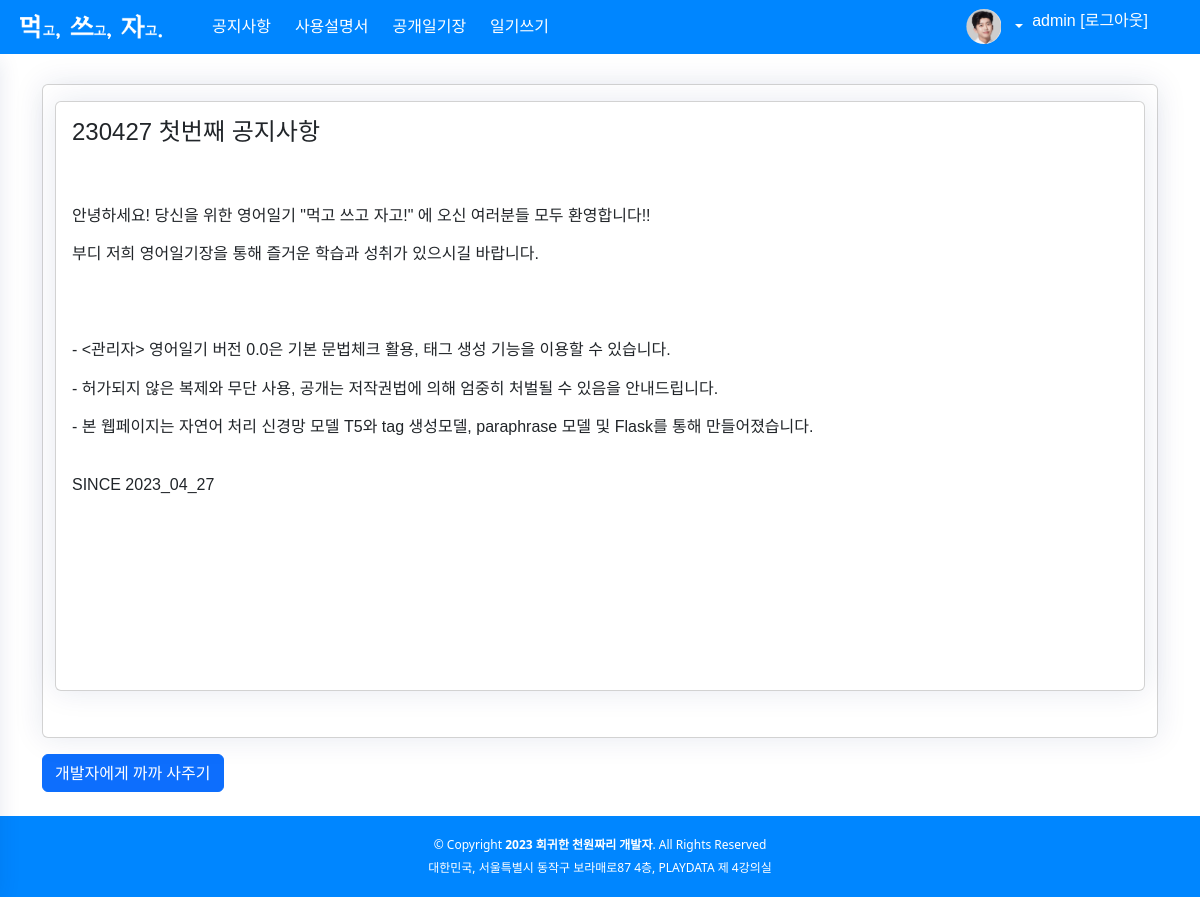
The app's page /notice_list/ (signed in) with its own data.
### pybo/models.py (models this page shows, shortened)
class User(db.Model):
    id = db.Column(db.Integer, primary_key = True)
    username = db.Column(db.String(10), unique=True, nullable = False)
    password = db.Column(db.String(12), nullable=False)
    email = db.Column(db.String(120), unique=True, nullable=False)
    nickname = db.Column(db.String(20), nullable=False)
    name = db.Column(db.String(20), nullable=False)
    dayofbirth = db.Column(db.String(8), nullable=False)
    is_active = db.Column(db.Boolean(), default=True) # is_active 속성

class Notice(db.Model):
    id = db.Column(db.Integer, primary_key=True)
    subject = db.Column(db.String(100), nullable=False)
    content = db.Column(db.Text(), nullable=False)

### pybo/views/notice_views.py (the view)
@bp.route('/notice_list/')
def noticelist():
    notice_list = Notice.query.order_by(Notice.id.desc())
    return render_template('diary/notice_list.html', notice_list=notice_list)

### pybo/views/auth_views.py (called while the page is built)
@bp.before_app_request
def load_logged_in_user():
    user_id = session.get('user_id')
    if user_id is None:
        g.user = None
    else:
        g.user = User.query.get(user_id)

### pybo/templates/diary/notice_list.html (shortened to what this page needs)
{% extends 'base.html' %}
{% block content %}
<main id="main" class="main">
<div class="container my-1 justify-content-end">
  <div class="card mb-3">
    <div class="container my-3">
    {% if notice_list %}
    {% for notice in notice_list %}
  <div>
     <div class="card">
       <h4 class="card-body" style="white-space : pre-line">{{ notice.subject }}</h4>
       <div class="card-body" style="white-space : pre-line"><h6>{{ notice.content }}</h6></div>
   </div>
  </div>
    {% endfor %}
    {% endif %}
</div>
</div>
  <a href="{{ url_for('diary.donation') }}" class = "btn btn-primary">개발자에게 까까 사주기</a>
</div>
</main>
{% endblock %}

### pybo/templates/header.html (shortened to what this page needs)
  <header  class="header fixed-top d-flex align-items-center">
    <a href="/" class="logo d-flex align-items-center">
      <img src="{{ url_for('static', filename= 'assets/img/logo2.png') }}" alt="logo">
    </a>
    <li class="nav-link">
      <a class="nav-link" href="{{ url_for('notice.noticelist') }}">
        <span class="d-none d-lg-block">공지사항</span>
      </a>
    </li>
    <li class="nav-link">
      <a class="nav-link" href="{{ url_for('diary.instruction') }}">
        <span class="d-none d-lg-block">사용설명서</span>
      </a>
    </li>
    <li class="nav-link">
      <a class="nav-link" href="{{ url_for('diary._list') }}">
        <span class="d-none d-lg-block">공개일기장</span>
      </a>
    </li>
    <li class="nav-link">
      <a class="nav-link" href="{{ url_for('diary.create') }}">
        <span class="d-none d-lg-block">일기쓰기</span>
      </a>
    </li>
          <nav class="header-nav ms-auto">
          <ul class="d-flex align-items-right">
          <li class="nav-item dropdown pe-3">
          {% if g.user %}
            <div class="d-flex align-items-right">
            <a class="nav-link nav-profile d-flex align-items-center pe-0" href="#" data-bs-toggle="dropdown">
              <img src="{{ url_for('static', filename= 'assets/img/profile-img.jpg') }}"
                   alt="Profile" class="rounded-circle">
              <span class="d-none d-md-block dropdown-toggle ps-2">
                <a class="nav-link" href="{{ url_for('auth.logout') }}">{{ g.user.username }} [로그아웃] </a>
              </span>
            {% endif %}
      </ul>
    </nav>
  </header>

### pybo/static/style.css (style rules this page uses)
:root { scroll-behavior: smooth; }
body { margin : 2% ; font-family: 'Noto Sans KR', sans-serif; background: #ffffff; color: #060606; }
a { color: #121212; text-decoration: none; }
h1, h2, h3, h4, h5, h6 { font-family: 'Noto Sans KR', sans-serif; }
.nav-link { font-size : 100%; margin-right: 6px; margin-left: 6px; font-family: 'Noto Sans KR', sans-serif; }
#main { margin-top: 60px; padding: 20px 20px; transition: all 0.3s; }
.card { margin-bottom: 30px; border: none; width : auto; border-radius: 15px; box-shadow: 0px 0 30px rgba(1, 41, 112, 0.1); }
.card-body { padding: 40px; }
.logo { line-height: 1; }
@media (min-width: 1200px) { .logo { width: 180px; } }
.logo img { max-height: 25px; margin-right: 15px; }
.header { transition: all 0.5s; z-index: 997; height: 6%; background-color: #0086ff; padding: 20px; color : #ffffff; }
.header-nav ul { list-style: none; }
.header-nav>ul { margin: 0; padding: 0; padding-right:10px; }
.header-nav .nav-profile { color: #ffffff; }
.header-nav .nav-profile img { padding-left : 2.5%; padding-right : 2.5%; max-height: 35px; }
.header-nav .nav-profile span { font-size: 16px; font-weight: 600; }
@media (min-width: 1200px) { #main, #footer { margin-left: 300px; } }
@media (min-width: 1200px) { .toggle-sidebar #main, .toggle-sidebar #footer { margin-left: 0; } }

### records on screen
User: user.username "admin"
Notice: subject "230427 첫번째 공지사항", content "안녕하세요! 당신을 위한 영어일기 \"먹고 쓰고 자고!\" 에 오신 여러분들 모두 환영합니다!! 부디 저희 영어일기장을 통해 즐거운 학습과 성취가 있으시길 바랍니다. - <관리자> 영어일기 버전 0.0은 기본 문법체크 활용, 태그 생성 기능을 이용할 수 있습니다. - 허가되지 않은 복제와 무단 사용, 공개는 저작권법에 의해 엄중히 처벌될 수 있음을 안내드립니다. - 본 웹페이지는 자연어 처리 신경망 모델 T5와 tag 생성모델, paraphrase 모델 및 Flask를 통해 만들어졌습니다. SINCE 2023_04_27"
